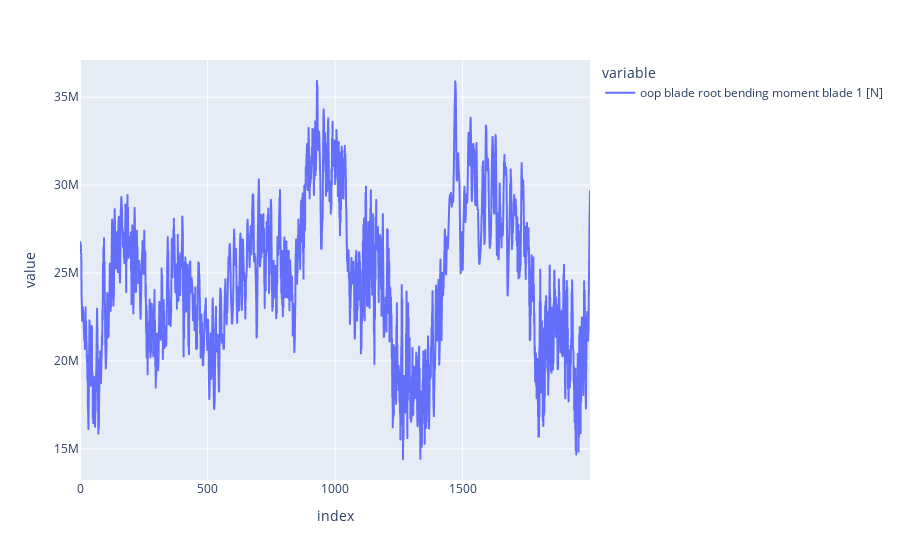

The cell this chart's notebook holds for it:
### Code cell
px.line(parsed['orig_states']['oop blade root bending moment blade 1 [N]'])

### Figure 1 — Plotly figure (JSON) as saved in the notebook; plotly's stock layout.template omitted (floating-point values rounded to 4 significant figures; data arrays with more than 128 entries replaced by an {"elided": "..."} marker saying what was removed)
{"data": [{"hovertemplate": "variable=oop blade root bending moment blade 1 [N]<br>index=%{x}<br>value=%{y}<extra></extra>", "legendgroup": "oop blade root bending moment blade 1 [N]", "line": {"color": "#636efa", "dash": "solid"}, "marker": {"symbol": "circle"}, "mode": "lines", "name": "oop blade root bending moment blade 1 [N]", "showlegend": true, "type": "scattergl", "x": {"elided": "2000 int values"}, "xaxis": "x", "y": {"elided": "2000 float values"}, "yaxis": "y"}], "layout": {"legend": {"title": {"text": "variable"}, "tracegroupgap": 0}, "margin": {"t": 60}, "xaxis": {"anchor": "y", "domain": [0, 1], "title": {"text": "index"}}, "yaxis": {"anchor": "x", "domain": [0, 1], "title": {"text": "value"}}}}
